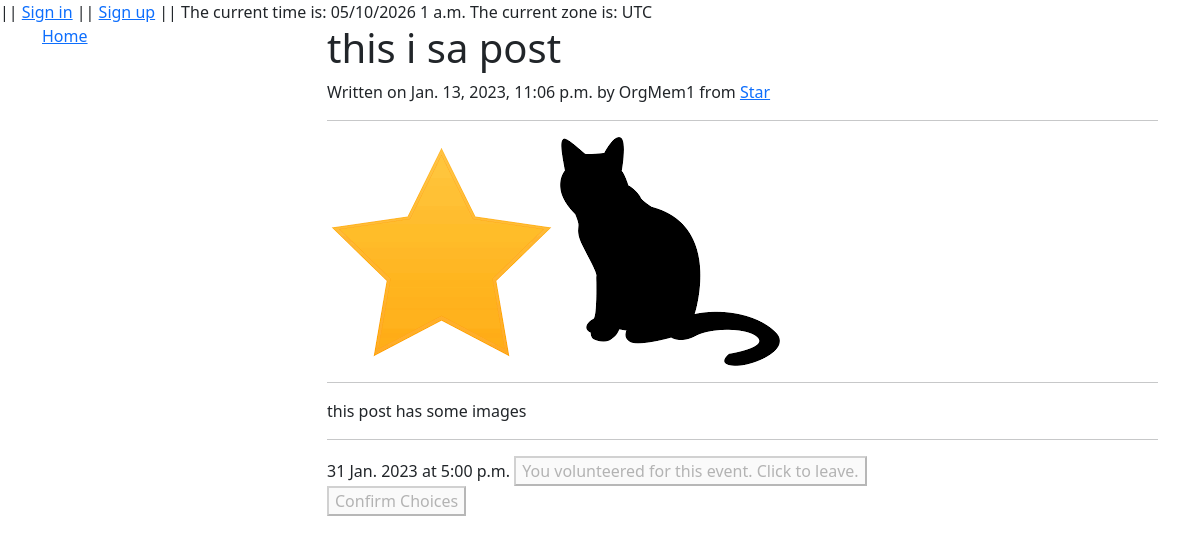
Page /Forum/details/31 on the earlier database version.
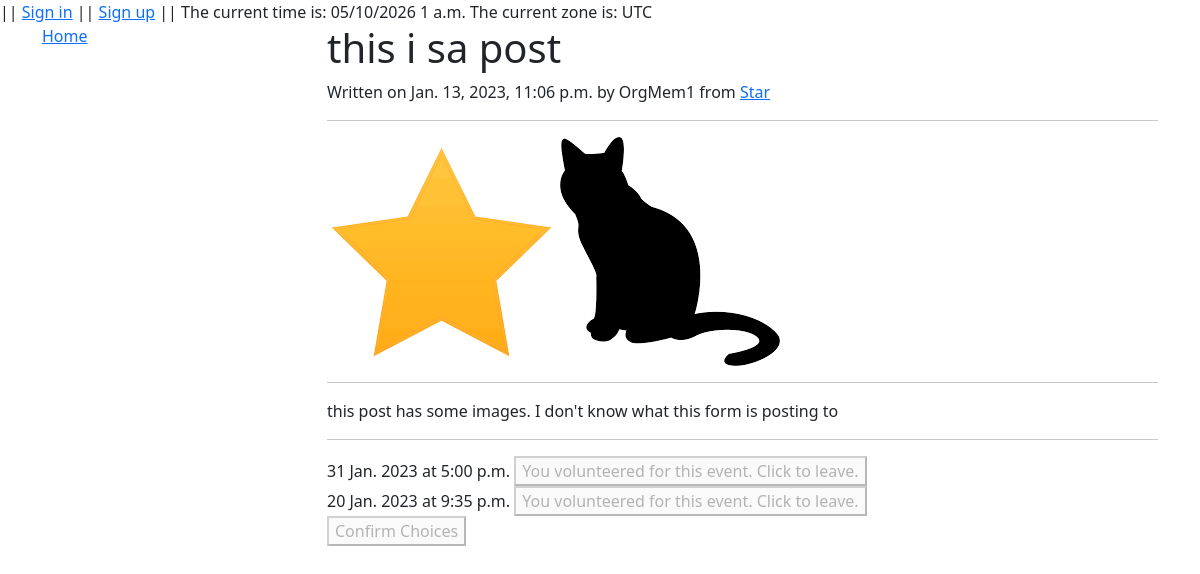
Same page on the later database version.
### Forum/models.py (models this page shows, shortened)
class Post(models.Model):
    title = models.CharField(max_length=150)
    body = models.TextField(null=False, blank=False)
    timestamp = models.DateTimeField(auto_now_add=True, blank=True, null=True)
    is_project = models.BooleanField(default=False, null=False, blank=False, verbose_name="Make this a project")
    author = models.ForeignKey(Profile, on_delete=models.SET_NULL, null=True, related_name='written_posts')
    organization = models.ForeignKey(Organization, on_delete=models.CASCADE, null=True, related_name='our_posts')

class Organization(models.Model):
    name = models.CharField(max_length=100, null=False, blank=False)
    about = models.TextField(null=False, blank=False)
    logo = models.ImageField(null=True, blank=True, upload_to='organization_logos')
    official_email = models.EmailField(null=True, blank=True)
    def __str__(self):
        return f"{self.name}"

class PostImage(models.Model):
    image = models.ImageField(upload_to='post_images', default='default.png', blank=False)
    name = models.CharField(max_length=100, default="image")
    is_icon = models.BooleanField(default=False, null=False, blank=False, verbose_name="Make icon of post/project")
    post = models.ForeignKey(Post, on_delete=models.CASCADE, related_name='related_images')

class Event(models.Model):
    date = models.DateField(default=timezone.now, null=True, blank=True, validators=[MinValueValidator(timezone.now().date(), "valid values are not in the past")])
    time = models.TimeField(default=timezone.now, null=True, blank=True)
    open = models.BooleanField(default=True, null=False, blank=False)
    post = models.ForeignKey(Post, on_delete=models.CASCADE, related_name='project_times')
    @property
    def datetime(self):
        this_datetime = datetime.combine(self.date, self.time, timezone.utc)
        local_time = this_datetime.astimezone(timezone.get_current_timezone())
        date_str = format_date(local_time.date(), "j N Y")
        time_str = format_time(local_time.time(), 'g:i a')
        return f"{date_str} at {time_str}"

### Forum/views.py (the view)
# urls.py: path("details/<int:pk>", views.PostDetailsView.as_view(), name="detail_view"),
class PostDetailsView(DetailView):
    model = Post
    context_object_name = 'post'
    template_name = "Forum/post_pages/view_post.html"
    def get_context_data(self, **kwargs):
        context = super().get_context_data(**kwargs)
        post = Post.objects.get(pk=self.kwargs.get('pk'))
        if post.is_project:
            post_events = Event.objects.filter(post=post, bids__bidder__pk=self.request.user.pk)
            context['chosen_events'] = post_events
            context['post_event_ids'] = Event.objects.filter(post=post).values_list("pk", flat=True)
        return context

### Forum/templates/Forum/post_pages/view_post.html (shortened to what this page needs)
{% extends "Forum/layouts/sidebar_layout.html" %}
{% load static %}
{% block body %}
<h1>{{ post.title }}</h1>
Written on {{ post.timestamp }} by {{ post.author }} from <a href="{% url 'organization_view' pk=post.organization.pk %}">{{ post.organization }}</a>
<hr>
{% for image in post.related_images.all %}
    <img src="{{ image.image.url }}" alt="{{ image.image }}">
{% empty %}
    No images were found
{% endfor %}
<hr>
{{ post.body }}
<hr>
{% if post.is_project %}
    <div>
    <form action="{% url 'change_bids' %}" method="post" name="volunteer_form">
        {% for event in post.project_times.all %}
            <label for="event-{{event.pk}}-btn">{{ event.datetime }}</label>
            {% if event.open %}
                {% if event in chosen_events %}
                    <button type="button" id="event-{{event.pk}}-btn" onclick="toggle_volunteer(this,{{event.pk}})">You volunteered for this event. Click to leave.</button>
                {% else %}
                    <input type="hidden" name="event-{{event.pk}}-status" id="event-{{event.pk}}-status" value="not_volunteered">
                    <button type="button" id="event-{{event.pk}}-btn" onclick="toggle_volunteer(this,{{event.pk}})">Volunteer for this event.</button>
                {% endif %}
            {% else %}
                This event is closed
            {% endif %}
            <br>
        {% empty %}
            (No dates)
        {% endfor %}
        {% if post.project_times.all %}
            <button type="submit">Confirm Choices</button>
        {% endif %}
    </form>
</div>
{% endif %}
{% endblock %}

### Forum/templates/Forum/layouts/sidebar_layout.html (shortened to what this page needs)
<!DOCTYPE html>
<html lang="en">
    <head>
        {% load static %}
        {% load crispy_forms_tags %}
        <link href="https://cdn.jsdelivr.net/npm/bootstrap@5.2.3/dist/css/bootstrap.min.css" rel="stylesheet">
        <link rel="stylesheet" href="{% static 'Forum/style/stylesheet.css' %}">
    </head>
    <body>
        {% load tz %}
        {% get_current_timezone as TIME_ZONE %}
        <div id = "topbar">
            ||
            {% if user.is_authenticated %}
                Signed in as {{ request.user.username }} ||
                <a href="{% url 'sign_out' %}">Sign out</a> <br>
                <a href="{% url 'edit_profile' %}">Edit profile</a> <br>
            {% else %}
            <a href="{% url 'login' %}">Sign in</a> ||
            <a href="{% url 'sign_up' %}">Sign up</a> ||
            {% endif %}
            The current time is:
            {% now "SHORT_DATETIME_FORMAT" %}
            The current zone is:
            {{ TIME_ZONE }}
        </div>
        <div class="container container-fluid">
        <div class = "row">
            <div id ="sidebar" class = "col-3">
                <a href="{% url 'index' %}">Home</a> <br>
            </div>
            <div id = "body" class = "col">
                {% localtime on %}
                {% block body %}
                {% endblock %}
                {% endlocaltime %}
            </div>
        </div>
    </div>
    </body>
</html>

Differences in the rows shown:
changed Post "this i sa post": body "this post has some images" → "this post has some images. I don't know what this form is posting to"
added Event: datetime "20 Jan. 2023 at 9:35 p.m."
